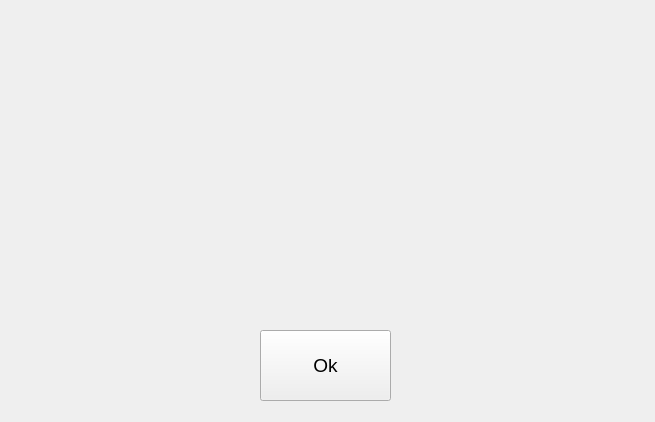
<?xml version="1.0" encoding="UTF-8"?>
<ui version="4.0">
 <class>Form</class>
 <widget class="QWidget" name="Form">
  <property name="geometry">
   <rect>
    <x>0</x>
    <y>0</y>
    <width>655</width>
    <height>422</height>
   </rect>
  </property>
  <property name="windowTitle">
   <string>Form</string>
  </property>
  <widget class="QPushButton" name="pushButton">
   <property name="geometry">
    <rect>
     <x>260</x>
     <y>330</y>
     <width>131</width>
     <height>71</height>
    </rect>
   </property>
   <property name="font">
    <font>
     <pointsize>14</pointsize>
    </font>
   </property>
   <property name="text">
    <string>Ok</string>
   </property>
  </widget>
 </widget>
 <resources/>
 <connections/>
</ui>
